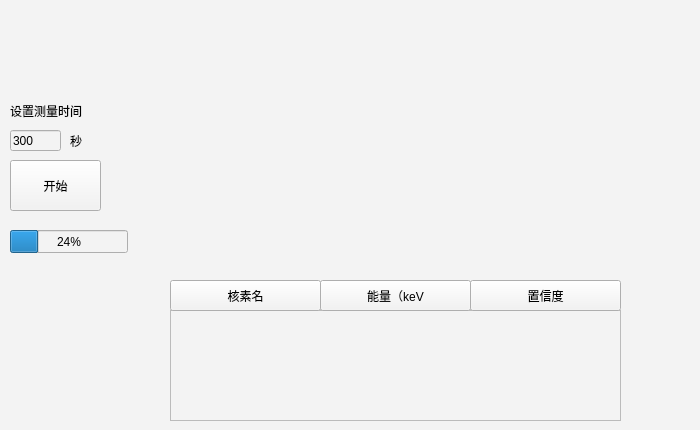
<?xml version="1.0" encoding="UTF-8"?>
<ui version="4.0">
 <class>Hs_sb</class>
 <widget class="QWidget" name="Hs_sb">
  <property name="geometry">
   <rect>
    <x>0</x>
    <y>0</y>
    <width>700</width>
    <height>430</height>
   </rect>
  </property>
  <property name="windowTitle">
   <string>Form</string>
  </property>
  <property name="styleSheet">
   <string notr="true">background-color: rgb(243, 243, 243);</string>
  </property>
  <widget class="QLabel" name="label">
   <property name="geometry">
    <rect>
     <x>-10</x>
     <y>-10</y>
     <width>721</width>
     <height>451</height>
    </rect>
   </property>
   <property name="styleSheet">
    <string notr="true">color: rgb(255, 255, 255);</string>
   </property>
   <property name="text">
    <string/>
   </property>
  </widget>
  <widget class="QLabel" name="label_2">
   <property name="geometry">
    <rect>
     <x>10</x>
     <y>100</y>
     <width>101</width>
     <height>21</height>
    </rect>
   </property>
   <property name="text">
    <string>设置测量时间</string>
   </property>
  </widget>
  <widget class="QLineEdit" name="lineEdit">
   <property name="geometry">
    <rect>
     <x>10</x>
     <y>130</y>
     <width>51</width>
     <height>21</height>
    </rect>
   </property>
   <property name="text">
    <string>300</string>
   </property>
  </widget>
  <widget class="QLabel" name="label_3">
   <property name="geometry">
    <rect>
     <x>70</x>
     <y>130</y>
     <width>31</width>
     <height>21</height>
    </rect>
   </property>
   <property name="text">
    <string>秒</string>
   </property>
  </widget>
  <widget class="QPushButton" name="pushButton">
   <property name="geometry">
    <rect>
     <x>10</x>
     <y>160</y>
     <width>91</width>
     <height>51</height>
    </rect>
   </property>
   <property name="text">
    <string>开始</string>
   </property>
  </widget>
  <widget class="QProgressBar" name="progressBar">
   <property name="geometry">
    <rect>
     <x>10</x>
     <y>230</y>
     <width>118</width>
     <height>23</height>
    </rect>
   </property>
   <property name="value">
    <number>24</number>
   </property>
  </widget>
  <widget class="QTextEdit" name="textEdit">
   <property name="geometry">
    <rect>
     <x>170</x>
     <y>310</y>
     <width>451</width>
     <height>111</height>
    </rect>
   </property>
  </widget>
  <widget class="QPushButton" name="pushButton_2">
   <property name="geometry">
    <rect>
     <x>170</x>
     <y>280</y>
     <width>151</width>
     <height>31</height>
    </rect>
   </property>
   <property name="styleSheet">
    <string notr="true"/>
   </property>
   <property name="text">
    <string>核素名</string>
   </property>
  </widget>
  <widget class="QPushButton" name="pushButton_3">
   <property name="geometry">
    <rect>
     <x>470</x>
     <y>280</y>
     <width>151</width>
     <height>31</height>
    </rect>
   </property>
   <property name="text">
    <string>置信度</string>
   </property>
  </widget>
  <widget class="QPushButton" name="pushButton_4">
   <property name="geometry">
    <rect>
     <x>320</x>
     <y>280</y>
     <width>151</width>
     <height>31</height>
    </rect>
   </property>
   <property name="text">
    <string>能量（keV</string>
   </property>
  </widget>
 </widget>
 <resources/>
 <connections/>
</ui>
